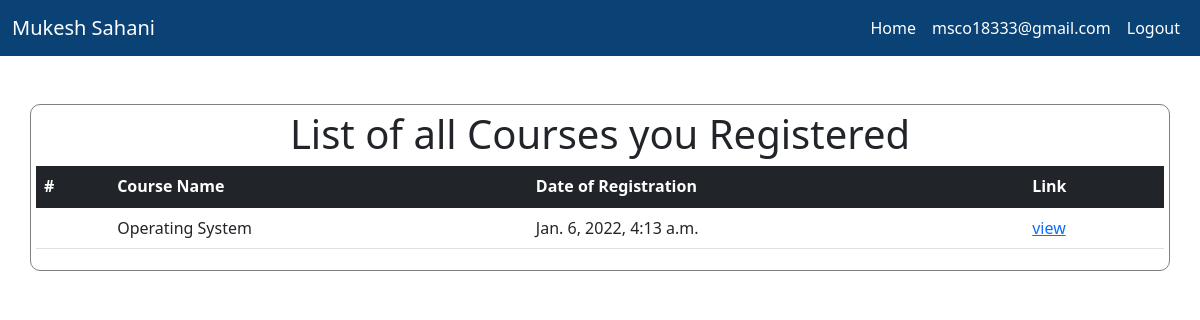
Before: /course/viewlist/ (signed in) with the older database file.
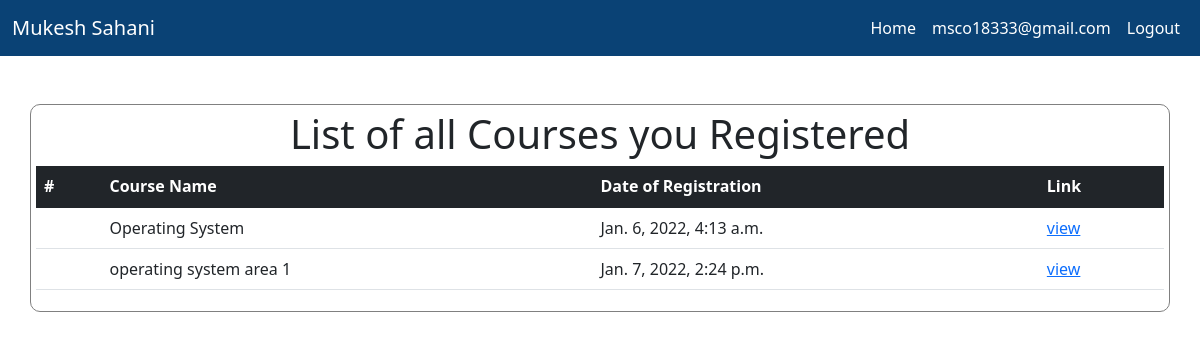
After: the same page with the newer database file.
### user/models.py (models this page shows)
class profile(models.Model):
    user = models.OneToOneField(User,on_delete=models.CASCADE, related_name='profile')
    firstname=models.CharField(max_length=30,null=True)
    lastname=models.CharField(max_length=30,null=True)
    organisation = models.CharField(max_length=30,choices=[("Profesor", "Profesor"), ("Student", "Student")])
    semester = models.CharField(max_length=1,choices=[('1','1'),('2','2'),('3','3'),('4','4'),('5','5'),('6','6'),('7','7'),('8',
    '8')],null=True)
    passout_year=models.IntegerField(null=True)
    placement_year=models.IntegerField(null=True)
    branch=models.CharField(max_length=30,choices=[("CSE", "CSE"), ("CIVIL", "CIVIL"),("ECE", "ECE"),("MECH", "MECH")],null=True)

### course_system/models.py (models this page shows)
class CourseData(models.Model):
    course_id = models.AutoField(primary_key=True)
    course_name = models.CharField(max_length=255, blank=True)
    course_json_file = models.FileField(upload_to='documents/')
    uploaded_at = models.DateTimeField(auto_now_add=True)
    def __str__(self):
        return self.course_name

### course_system/views.py (the view)
# urls.py: path('viewlist/', views.show_register_course, name = "ShowCourse"),
@login_required
def show_register_course(request):
    context = {}
    if request.user.profile.organisation == "Profesor":
        course_data = CourseRegisterBy.objects.filter(user_id = request.user)
        print(course_data)
        print(MEDIA_ROOT)
        print(MEDIA_URL)
        print(MEDIA_ROOT+MEDIA_URL)
        course_data_list = []
        for course_d in course_data:
            print(course_d.course_id)
            course_data_list.append(course_d.course_id)
    else:
        course_data_list = CourseData.objects.all() # get all course for students.
    print(course_data_list)
    for course in course_data_list:
        try:
            json_object = get_json_object(course.course_json_file)
            print("-------------------")
            print(json_object)
            print("--------------------")
        except Exception as e:
            print("File is not Json")
    context['course_data'] = course_data_list
    return render(request, 'course_system/course_list_view.html', context)

### course_system/utils.py (called while the page is built)
def get_json_object(json_filename):
    try:
        print(MEDIA_ROOT + "/" + str(json_filename))
        course_json_file = open(MEDIA_ROOT + "/" + str(json_filename))
        course_json_object = json.loads(course_json_file.read())
        course_json_file.close()
        return course_json_object
    except Exception as e:
        return None

### course_system/templates/course_system/course_list_view.html (shortened to what this page needs)
{% extends 'course.basic.html' %}
{% block body %}
    <br />
    <br />
    <div class="container" style="border: 1px solid gray;padding: 5px;border-radius:10px;">
        <center class="h1">
            List of all Courses you Registered
        </center>
        <table class="table">
            <thead class="table-dark">
                <tr>
                    <th scope="col">#</th>
                    <th scope="col">Course Name</th>
                    <th scope="col">Date of Registration</th>
                    <th scope="col">Link</th>
                </tr>
            </thead>
            <tbody>
                {% for course in course_data %}
                    <tr>
                        <th scope="row">
                        </th>
                        <td>
                            {{ course.course_name }}
                        </td>
                        <td>
                            {{ course.uploaded_at }}
                        </td>
                        <td>
                            <a href="/course/courseview/{{ course.course_id }}">view</a>
                        </td>
                    </tr>
                {% endfor %}
            </tbody>
        </table>
    </div>
{% endblock %}

### course_system/templates/course.basic.html (shortened to what this page needs)
{% load static %}
<!doctype html>
<html lang="en">
  <head>
    <link href="https://cdn.jsdelivr.net/npm/bootstrap@5.1.3/dist/css/bootstrap.min.css" rel="stylesheet">
  </head>
  <body class="bg-ligth">
    <nav class="navbar navbar-expand-lg navbar-dark" style="background-color: #0a4275;">
      <div class="container-fluid">
        <a class="navbar-brand" href="#">{{ request.user.profile.firstname }} {{ request.user.profile.lastname }}</a>
        <div style="justify-content: flex-end;" class="collapse navbar-collapse" id="navbarColor01">
          <ul class="navbar-nav mb-2 mb-lg-0">
            <li class="nav-item">
              <a class="nav-link active" aria-current="page" href="{% url 'home_page' %}">Home</a>
            </li>
            <li class="nav-item">
              <a class="nav-link active" href="#">{{ request.user.username }}</a>
            </li>
            <li class="nav-item">
              <a class="nav-link active" href="{% url 'Logout' %}">Logout</a>
            </li>
          </ul>
        </div>
      </div>
    </nav>
    {% block body %}
    {% endblock %}
  </body>
</html>

Changed rows visible on the page:
added CourseData: course_name "operating system area 1", uploaded_at "Jan. 7, 2022, 2:24 p.m."
